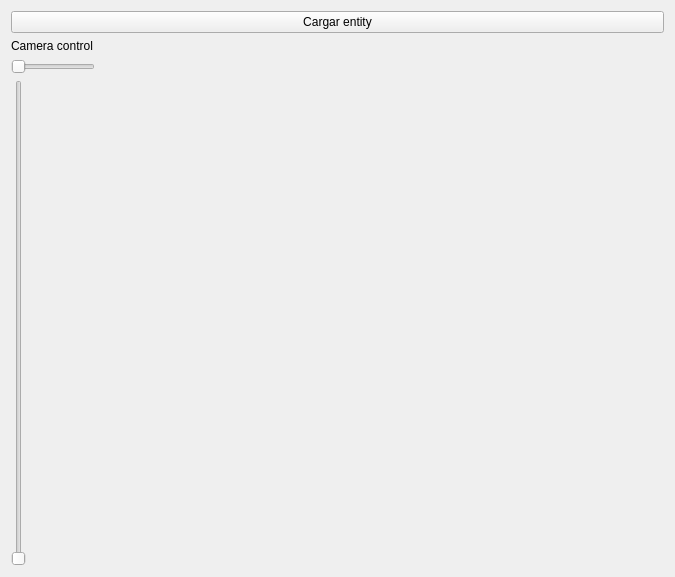
<?xml version="1.0" encoding="UTF-8"?>
<ui version="4.0">
 <class>AnimPlayer</class>
 <widget class="QWidget" name="AnimPlayer">
  <property name="geometry">
   <rect>
    <x>0</x>
    <y>0</y>
    <width>675</width>
    <height>577</height>
   </rect>
  </property>
  <property name="windowTitle">
   <string>Anim Player</string>
  </property>
  <layout class="QHBoxLayout" name="horizontalLayout">
   <item>
    <layout class="QVBoxLayout" name="verticalLayout">
     <property name="sizeConstraint">
      <enum>QLayout::SetMinimumSize</enum>
     </property>
     <item>
      <widget class="QPushButton" name="loadBtn">
       <property name="text">
        <string>Cargar entity</string>
       </property>
      </widget>
     </item>
     <item>
      <widget class="QLabel" name="label">
       <property name="sizePolicy">
        <sizepolicy hsizetype="Minimum" vsizetype="Preferred">
         <horstretch>0</horstretch>
         <verstretch>0</verstretch>
        </sizepolicy>
       </property>
       <property name="text">
        <string>Camera control</string>
       </property>
      </widget>
     </item>
     <item>
      <layout class="QFormLayout" name="formLayout">
       <property name="sizeConstraint">
        <enum>QLayout::SetMinimumSize</enum>
       </property>
       <property name="fieldGrowthPolicy">
        <enum>QFormLayout::AllNonFixedFieldsGrow</enum>
       </property>
       <item row="0" column="0">
        <widget class="QSlider" name="yRotSlider">
         <property name="sizePolicy">
          <sizepolicy hsizetype="Minimum" vsizetype="Fixed">
           <horstretch>0</horstretch>
           <verstretch>0</verstretch>
          </sizepolicy>
         </property>
         <property name="maximum">
          <number>360</number>
         </property>
         <property name="orientation">
          <enum>Qt::Horizontal</enum>
         </property>
        </widget>
       </item>
       <item row="1" column="0">
        <widget class="QSlider" name="xRotSlider">
         <property name="sizePolicy">
          <sizepolicy hsizetype="Minimum" vsizetype="Expanding">
           <horstretch>0</horstretch>
           <verstretch>0</verstretch>
          </sizepolicy>
         </property>
         <property name="maximum">
          <number>180</number>
         </property>
         <property name="orientation">
          <enum>Qt::Vertical</enum>
         </property>
        </widget>
       </item>
       <item row="0" column="1">
        <widget class="QLabel" name="label_2">
         <property name="text">
          <string/>
         </property>
        </widget>
       </item>
      </layout>
     </item>
    </layout>
   </item>
  </layout>
 </widget>
 <resources/>
 <connections/>
</ui>
